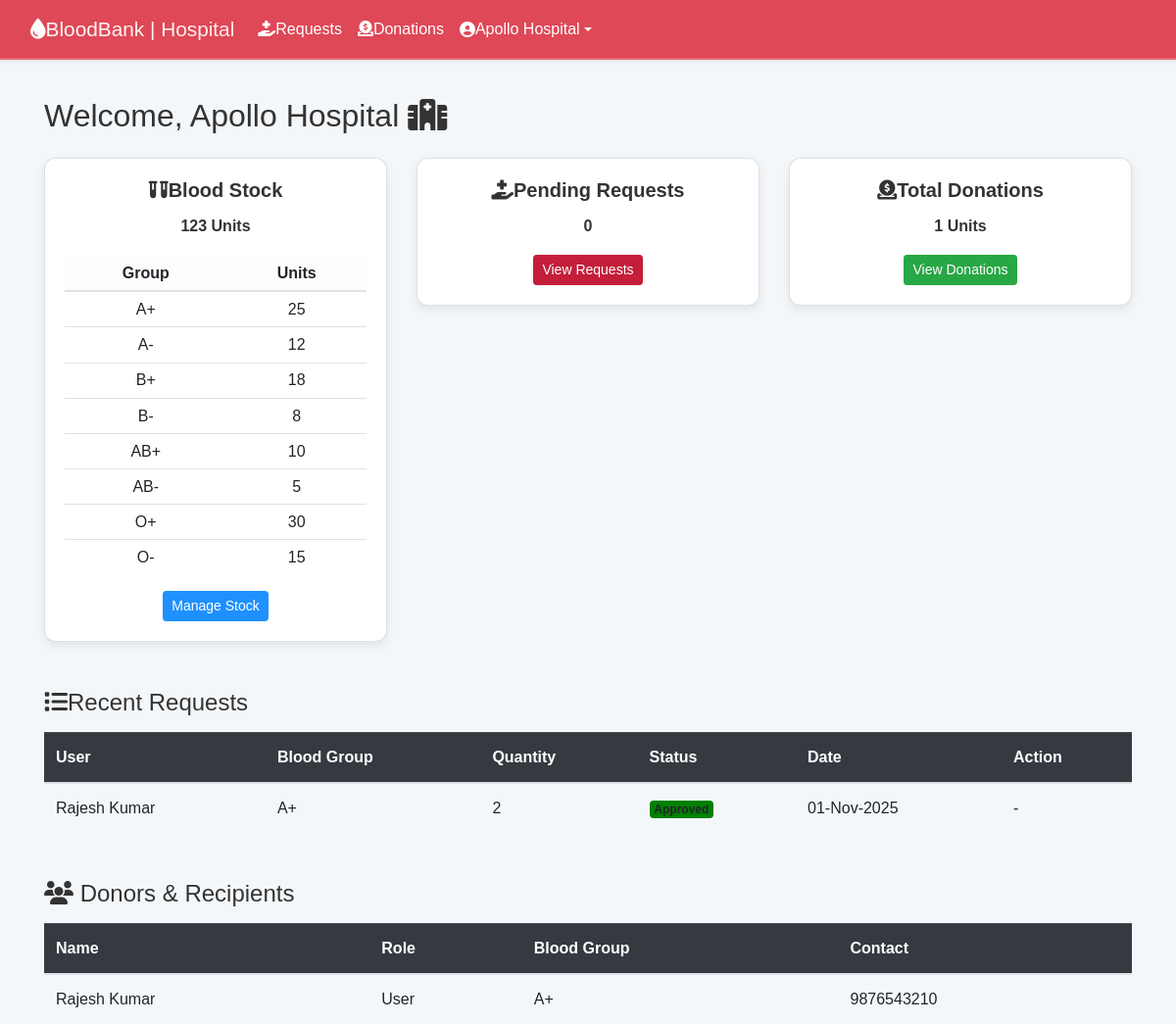
Screenshot of /hospital/dashboard.php (signed in) with the database file from the repository.
### tables this page shows
CREATE TABLE `users` (
  `user_id` int(11) NOT NULL AUTO_INCREMENT,
  `name` varchar(100) NOT NULL,
  `email` varchar(100) NOT NULL,
  `location` varchar(255) DEFAULT NULL,
  `password` varchar(255) NOT NULL,
  `role` enum('admin','hospital','user') NOT NULL,
  `hospital_id` int(11) DEFAULT NULL,
  `phone` varchar(15) DEFAULT NULL,
  `blood_group` varchar(3) DEFAULT NULL,
  `created_at` timestamp NOT NULL DEFAULT current_timestamp(),
  `status` enum('pending','approved','rejected') NOT NULL DEFAULT 'pending',
  `district` varchar(100) DEFAULT NULL,
  `blood_type` varchar(10) DEFAULT NULL,
  `latitude` decimal(10,8) DEFAULT NULL,
  `longitude` decimal(11,8) DEFAULT NULL,
  `dob` date DEFAULT NULL,
  `gender` varchar(10) DEFAULT NULL,
  `emergency_contact` varchar(15) DEFAULT NULL,
  `notes` text DEFAULT NULL,
  PRIMARY KEY (`user_id`),
  UNIQUE KEY `email` (`email`)
);

CREATE TABLE `requests` (
  `request_id` int(11) NOT NULL AUTO_INCREMENT,
  `user_id` int(11) NOT NULL,
  `hospital_id` int(11) DEFAULT NULL,
  `donor_id` int(11) DEFAULT NULL COMMENT 'User-to-user blood requests',
  `blood_group` enum('A+','A-','B+','B-','AB+','AB-','O+','O-') NOT NULL,
  `quantity` int(11) NOT NULL,
  `status` enum('pending','approved','rejected') DEFAULT 'pending',
  `created_at` timestamp NOT NULL DEFAULT current_timestamp(),
  PRIMARY KEY (`request_id`),
  KEY `user_id` (`user_id`),
  KEY `hospital_id` (`hospital_id`),
  KEY `donor_id` (`donor_id`),
  KEY `idx_status` (`status`),
  CONSTRAINT `requests_ibfk_1` FOREIGN KEY (`user_id`) REFERENCES `users` (`user_id`) ON DELETE CASCADE,
  CONSTRAINT `requests_ibfk_2` FOREIGN KEY (`hospital_id`) REFERENCES `users` (`user_id`) ON DELETE CASCADE,
  CONSTRAINT `fk_requests_donor` FOREIGN KEY (`donor_id`) REFERENCES `users` (`user_id`) ON DELETE SET NULL
);

### hospital/dashboard.php (the view, shortened to what this page needs)
<?php
include "../includes/db.php";
$hospital_id = $_SESSION['user_id'];
$hospital_name = $conn->query("SELECT name FROM users WHERE user_id=$hospital_id")->fetch_assoc()['name'] ?? 'Hospital';
$stock_count = $conn->query("SELECT SUM(quantity) AS total_stock FROM blood_stock WHERE hospital_id=$hospital_id")->fetch_assoc()['total_stock'] ?? 0;
$request_count = $conn->query("SELECT COUNT(*) AS total_requests FROM requests WHERE hospital_id=$hospital_id AND status='pending'")->fetch_assoc()['total_requests'] ?? 0;
$donations_count = $conn->query("SELECT SUM(quantity) AS total_donations FROM donations WHERE hospital_id=$hospital_id")->fetch_assoc()['total_donations'] ?? 0;
$group_stock = $conn->query("
    SELECT blood_group, SUM(quantity) as qty
    FROM blood_stock
    WHERE hospital_id = $hospital_id
    GROUP BY blood_group
");
$recent_requests = $conn->query("
    SELECT r.request_id, u.name AS user_name, r.blood_group, r.quantity, r.status, r.created_at
    FROM requests r
    JOIN users u ON r.user_id = u.user_id
    WHERE r.hospital_id = $hospital_id
    ORDER BY r.created_at DESC LIMIT 5
");
$users_query = $conn->query("
    SELECT DISTINCT u.name, u.role, u.blood_group, u.phone
    FROM users u
    JOIN donations d ON u.user_id = d.user_id
    WHERE d.hospital_id = $hospital_id
    UNION
    SELECT DISTINCT u.name, u.role, u.blood_group, u.phone
    FROM users u
    JOIN requests r ON u.user_id = r.user_id
    WHERE r.hospital_id = $hospital_id
");
?>
<!DOCTYPE html>
<html lang="en">
<head>
<?php include "head.php"; ?>
<link rel="stylesheet" href="../assets/css/bootstrap.min.css">
<link rel="stylesheet" href="https://cdnjs.cloudflare.com/ajax/libs/font-awesome/6.5.0/css/all.min.css">
</head>
<body>
<?php include "header.php"; ?>
<div class="container mt-4">
    <h2>Welcome, <?php echo htmlspecialchars($hospital_name); ?> <i class="fas fa-hospital ms-2"></i></h2>
    <div class="row mt-4">
        <div class="col-md-4">
            <div class="card text-center">
                <div class="card-body">
                    <h5 class="card-title"><i class="fas fa-vials me-2"></i>Blood Stock</h5>
                    <p class="display-6"><?php echo $stock_count ?: 0; ?> Units</p>
                    <table class="table table-sm mt-3">
                        <thead class="table-light">
                            <tr><th>Group</th><th>Units</th></tr>
                        </thead>
                        <tbody>
                            <?php if($group_stock->num_rows > 0){
                                while($row = $group_stock->fetch_assoc()){ ?>
                                    <tr>
                                        <td><?php echo $row['blood_group']; ?></td>
                                        <td><?php echo $row['qty']; ?></td>
                                    </tr>
                            <?php }} else { ?>
                                <tr><td colspan="2">No stock</td></tr>
                            <?php } ?>
                        </tbody>
                    </table>
                    <a href="stock.php" class="btn btn-primary btn-sm">Manage Stock</a>
                </div>
            </div>
        </div>
        <div class="col-md-4">
            <div class="card text-center">
                <div class="card-body">
                    <h5 class="card-title"><i class="fas fa-hand-holding-medical me-2"></i>Pending Requests</h5>
                    <p class="display-6"><?php echo $request_count; ?></p>
                    <a href="requests.php" class="btn btn-danger btn-sm">View Requests</a>
                </div>
            </div>
        </div>
        <div class="col-md-4">
            <div class="card text-center">
                <div class="card-body">
                    <h5 class="card-title"><i class="fas fa-donate me-2"></i>Total Donations</h5>
                    <p class="display-6"><?php echo $donations_count ?: 0; ?> Units</p>
                    <a href="donations.php" class="btn btn-success btn-sm">View Donations</a>
                </div>
            </div>
        </div>
    </div>
    <div class="mt-5">
        <h4><i class="fas fa-list me-2"></i>Recent Requests</h4>
        <table class="table table-hover mt-3">
            <thead class="table-dark">
                <tr>
                    <th>User</th>
                    <th>Blood Group</th>
                    <th>Quantity</th>
                    <th>Status</th>
                    <th>Date</th>
                    <th>Action</th>
                </tr>
            </thead>
            <tbody>
                <?php if($recent_requests->num_rows>0){
                    while($row = $recent_requests->fetch_assoc()){ ?>
                        <tr>
                            <td><?php echo htmlspecialchars($row['user_name']); ?></td>
                            <td><?php echo $row['blood_group']; ?></td>
                            <td><?php echo $row['quantity']; ?></td>
                            <td>
                                <?php
                                if($row['status']=='pending') echo "<span class='badge badge-pending'>Pending</span>";
                                elseif($row['status']=='approved') echo "<span class='badge badge-approved'>Approved</span>";
                                else echo "<span class='badge badge-pending'>Pending</span>";
                                ?>
                            </td>
                            <td><?php echo date('d-M-Y', strtotime($row['created_at'])); ?></td>
                            <td>
                                <?php if($row['status']=='pending'){ ?>
                                <a href="requests.php?action=approved&request_id=<?php echo $row['request_id']; ?>" class="btn btn-success btn-sm"><i class="fas fa-check"></i></a>
                                <a href="requests.php?action=rejected&request_id=<?php echo $row['request_id']; ?>" class="btn btn-danger btn-sm"><i class="fas fa-times"></i></a>
                                <?php } else { echo "-"; } ?>
                            </td>
                        </tr>
                <?php }} else { ?>
                    <tr><td colspan="6" class="text-center">No recent requests found.</td></tr>
                <?php } ?>
            </tbody>
        </table>
    </div>
    <div class="mt-5">
        <h4><i class="fas fa-users me-2"></i> Donors & Recipients</h4>
        <table class="table table-hover mt-3">
            <thead class="table-dark">
                <tr>
                    <th>Name</th>
                    <th>Role</th>
                    <th>Blood Group</th>
                    <th>Contact</th>
                </tr>
            </thead>
            <tbody>
                <?php if($users_query->num_rows > 0){
                    while($row = $users_query->fetch_assoc()){ ?>
                        <tr>
                            <td><?php echo htmlspecialchars($row['name']); ?></td>
                            <td><?php echo ucfirst($row['role']); ?></td>
                            <td><?php echo $row['blood_group'] ?? '-'; ?></td>
                            <td><?php echo $row['phone']; ?></td>
                        </tr>
                <?php }} else { ?>
                    <tr><td colspan="4" class="text-center">No donors/recipients found.</td></tr>
                <?php } ?>
            </tbody>
        </table>
    </div>
</div>
</body>
</html>

### assets/css/style.css (style rules this page uses)
body, html { height: 100%; margin: 0; font-family: 'Segoe UI', Tahoma, Geneva, Verdana, sans-serif; }
a { text-decoration: none; }
.btn-danger { background-color: #C41E3A; border-color: #C41E3A; }
.btn-primary { background-color: #1E90FF; border-color: #1E90FF; }
.btn-success { background-color: #28a745; border-color: #28a745; }
:root { --brand-red: #C41E3A; --brand-blue: #2C5F8B; --light-bg: #f9f9f9; --dark-text: #333; --radius-lg: 12px; --shadow-soft: 0 4px 10px rgba(0,0,0,0.08); }
body { font-family: "Segoe UI", Roboto, sans-serif; color: var(--dark-text); background: var(--light-bg); line-height: 1.6; }

### hospital/dashboard.php (style rules this page uses)
body { font-family: 'Poppins', sans-serif; background-color: #f4f7fa; }
.card { border-radius: 12px; box-shadow: 0 4px 10px rgba(0,0,0,0.08); }
.card-title { font-weight: 600; }
.display-6 { font-weight: bold; }
.badge-approved { background: green; }

### rows the page displays
users: name "Apollo Hospital"
requests: user.name "Rajesh Kumar", blood_group "A+", quantity "2", status "Approved", created_at "01-Nov-2025"

### other values shown
$name "Apollo Hospital"
$stock_count ?: 0 "123"
$row['blood_group'] "A+"
$row['qty'] "25"
$row['blood_group'] "A-"
$row['qty'] "12"
$row['blood_group'] "B+"
$row['qty'] "18"
$row['blood_group'] "B-"
$row['qty'] "8"
$row['blood_group'] "AB+"
$row['qty'] "10"
$row['blood_group'] "AB-"
$row['qty'] "5"
$row['blood_group'] "O+"
